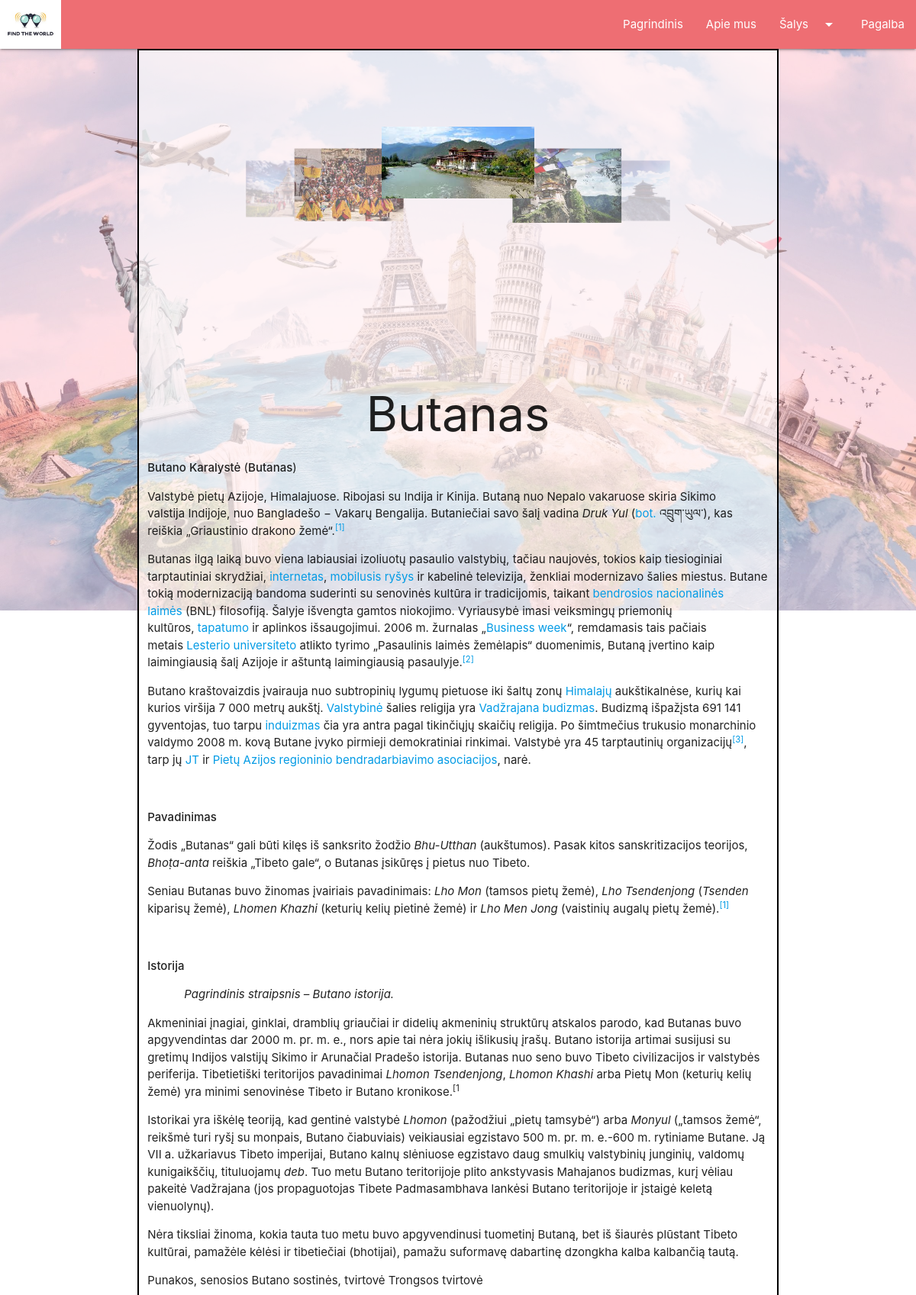
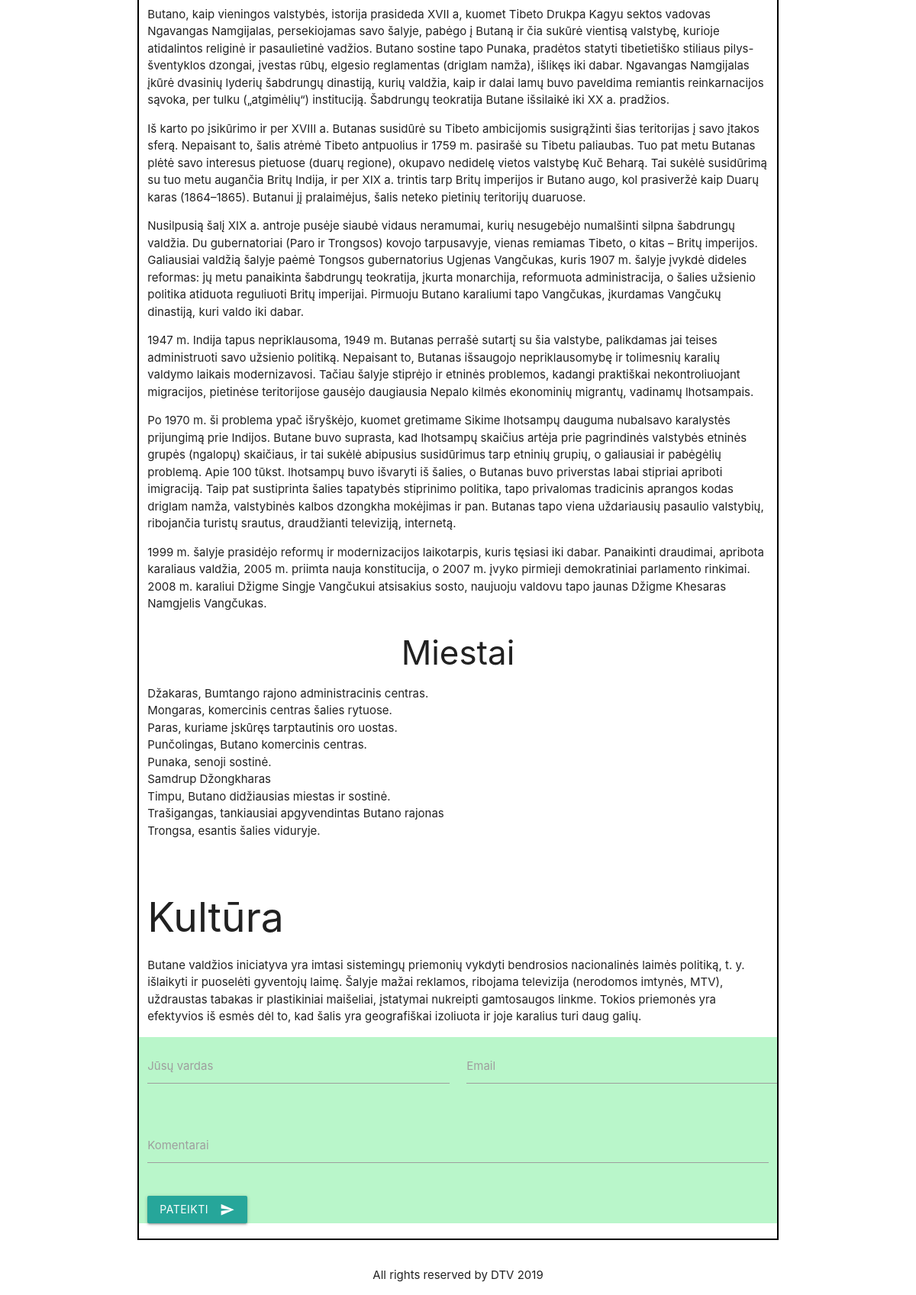
The app's page /sablonas.php?salis=Butanas with its own data (2 pictures, top to bottom).
### tables this page shows
CREATE TABLE Carusele_foto (
	ID int NOT NULL AUTO_INCREMENT,
	Foto varchar(100) ,
	CountryID int,
	PRIMARY KEY (ID),
	FOREIGN KEY (CountryID) REFERENCES Country(ID)
);

CREATE TABLE Country (
	ID int NOT NULL AUTO_INCREMENT,
	Name varchar(50) NOT NULL,
	Summary Text NOT NULL,
	Description Text NOT NULL,
	Foto varchar(50) NOT NULL,
	PRIMARY KEY (ID)
);

### sablonas.php (the view, shortened to what this page needs)
<!DOCTYPE html>
<html>
<head>
</head>
<body>
	<?php include "header.php"; ?>
	<?php include "menu.php"; ?>
	<?php
	$servername = "localhost";
	$username = "root";
	$password = "";
	$dbname = "DTV_DB";
	$conn = mysqli_connect($servername, $username, $password, $dbname);
	mysqli_set_charset($conn,"utf8");
	$salis = $_GET["salis"];
	$sql = "SELECT id, Name, Description, Foto FROM Country where Name='". $salis. "'";
	$result = mysqli_query($conn, $sql);
	if (mysqli_num_rows($result) > 0) {
		echo "<div class='container'>";
		while($row = mysqli_fetch_assoc($result)) {
			echo "<div class='row tg-remelis'>";
			$sql_car = "SELECT carusele_foto.Foto FROM carusele_foto INNER JOIN Country ON carusele_foto.CountryID = Country.ID where Country.Name='". $salis. "'";
			$result_car = mysqli_query($conn, $sql_car);
			echo "<div class='carousel'>";
			while($row_car = mysqli_fetch_assoc($result_car)) {
				echo "<a class='carousel-item' href='#". $row_car["Foto"]. "!'><img src=". $row_car["Foto"]."></a>";
			}
			echo "</div>";
			echo "<div class='col s12 l12 '>";
			echo "<h1 class='center-align'>" . $row["Name"]. "</h1> ";
			echo $row["Description"];
			echo "</div>";
			echo "<div class='row'>";
    		echo "<form class='col s12 green accent-1'>";
      		echo "<div class='row'>";
        	echo "<div class='input-field col s6'>";
         	echo " <input id='c_name' type='text' class='validate' name='vardas'>";
         	echo " <label for='c_name'>Jūsų vardas</label>";
        	echo "</div>";
       		echo "<div class='row'>";
       		echo " <div class='input-field col s6'>";
       		echo "   <input id='email' type='email' class='validate' name='elpastas'>";
       		echo "   <label for='email'>Email</label>";
       		echo " </div>";
      		echo "</div>";
        	echo "<div class='input-field col s12'>";
        	echo "  <input id='comment_txt' type='text' class='validate' name='komentaru_txt'>";
        	echo "  <label for='comment_txt'>Komentarai</label>";
        	echo "</div>";
      		echo "</div>";
			echo "<button class='btn waves-effect waves-light' type='submit' name='pateikti_kom'>Pateikti";
    		echo "<i class='material-icons right'>send</i>";
  			echo "</button>";
        	echo "</form>";
    		echo "</div>";
			echo "</div>";
		}
		echo "</div>";
	}
	?>
	<?php include "footer.php"; ?>
</body>
</html>

### styles/style.css (style rules this page uses)
* { box-sizing: border-box; }
.tg-remelis { position: relative; border: 2px solid black; background-color: rgba(255,255,255,0.63); }
.container { position: relative; min-height: calc(100vh - 52px - 64px); overflow: hidden; }
.dk-conteiner h1, h3 { text-align: center; }

### records on screen
country: Name "Butanas", Description "Butano Karalystė ( Butanas ) Valstybė pietų Azijoje, Himalajuose. Ribojasi su Indija ir Kinija. Butaną nuo Nepalo vakaruose skiria Sikimo valstija Indijoje, nuo Bangladešo − Vakarų Bengalija. Butaniečiai savo šalį vadina Druk Yul ( bot. འབྲུག་ཡུལ་), kas reiškia „Griaustinio drakono žemė“. [1] Butanas ilgą laiką buvo viena labiausiai izoliuotų pasaulio valstybių, tačiau naujovės, tokios kaip tiesioginiai tarptautiniai skrydžiai, internetas , mobilusis ryšys ir kabelinė televizija, ženkliai modernizavo šalies miestus. Butane tokią modernizaciją bandoma suderinti su senovinės kultūra ir tradicijomis, taikant bendrosios nacionalinės laimės (BNL) filosofiją. Šalyje išvengta gamtos niokojimo.…"
carusele_foto: Foto (picture)
carusele_foto: Foto (picture)
carusele_foto: Foto (picture)
carusele_foto: Foto (picture)
carusele_foto: Foto (picture)
